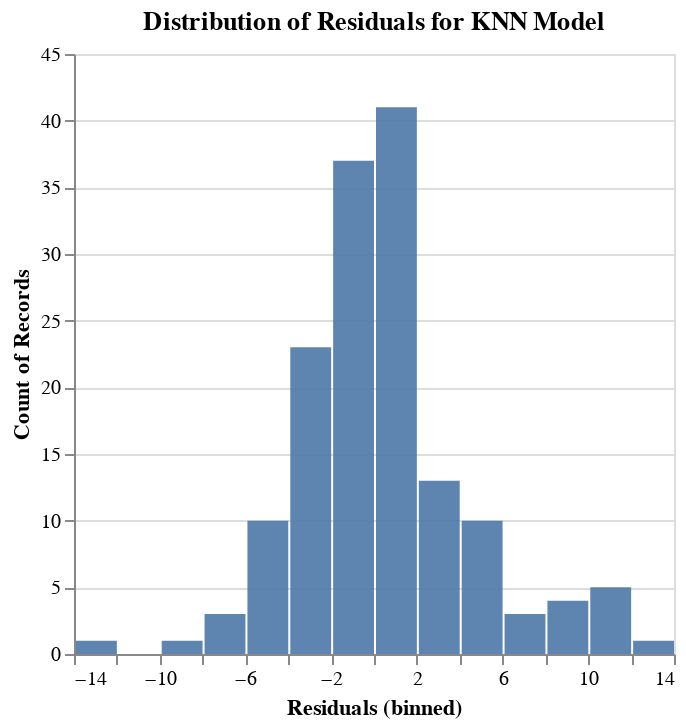

The cell this chart's notebook holds for it:
### Markdown cell above
### Residual Analysis (Optional) <a class="anchor" id="regression_residuals"></a> 

The regression metrics help us evaluate and rank model performance. However, using metrics alone cannot help us validate the models, including checking the underlying model assumptions. The model validation process primarily stems from statistics. One way to validate a model is to conduct a residual analysis. Residual is the difference between an actual value and a predicted value. That is, for observation $i$,

$$\text{Residual}_{i} = t_{i} - \mathbb{M}(d_{i}).$$

For simplicity, we shall use histograms to visualize the residuals. The goal here is to make sure that there are not too many residuals with very large negative or positive values. The intuition is that if a regression model has a good predictive power, its predictions should not deviate too much from the actual values. Likewise, we would expect residual values to be close to zero on average for a good model.

To illustrate the concept, let's create a histogram of residuals for the KNN and DT models.

### Code cell
t_pred_knn = fitted_models['KNN'].predict(D_test)
residuals_knn = t_test - t_pred_knn

df_res_knn = pd.DataFrame({'Residuals': residuals_knn})
alt.Chart(df_res_knn, 
          width=300,
          title='Distribution of Residuals for KNN Model'
         ).mark_bar(opacity=0.90).encode(
    alt.X('Residuals', bin=alt.Bin(maxbins=20)),
    alt.Y('count()'))

### Figure 1 — Vega-Lite specification as saved in the notebook (floating-point values rounded to 4 significant figures; data arrays with more than 128 entries replaced by an {"elided": "..."} marker saying what was removed)
{"$schema": "https://vega.github.io/schema/vega-lite/v2.6.0.json", "config": {"view": {"height": 300, "width": 400}}, "data": {"name": "data-197bab3d57609cff2ebdd87bb2545154"}, "datasets": {"data-197bab3d57609cff2ebdd87bb2545154": {"elided": "152 records"}}, "encoding": {"x": {"bin": {"maxbins": 20}, "field": "Residuals", "type": "quantitative"}, "y": {"aggregate": "count", "type": "quantitative"}}, "mark": {"opacity": 0.9, "type": "bar"}, "title": "Distribution of Residuals for KNN Model", "width": 300}
